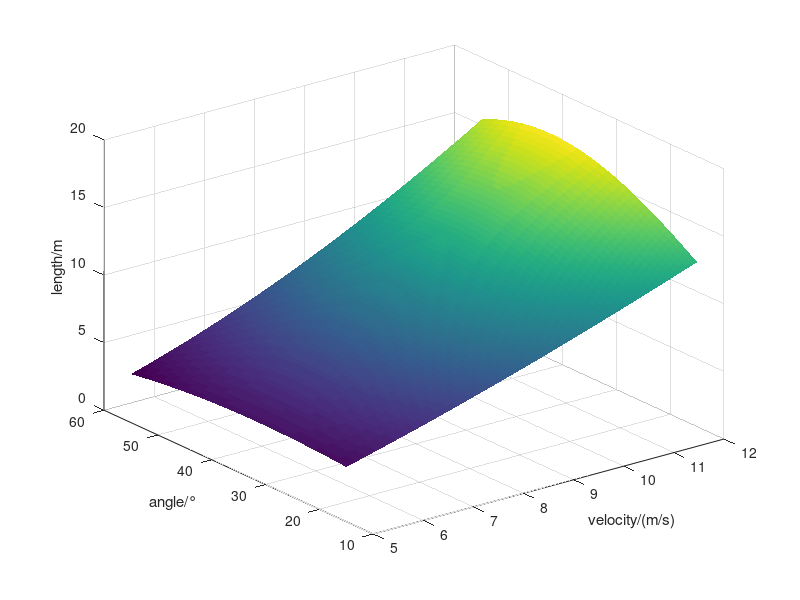

MATLAB code to generate this figure: (Note: this script raises an error after producing the figure.)
% 第二问
% 求解最佳出手角度

clear;
%导入数据
g = 9.81;
Pi = 3.14;
start_velocity= [10.5,10.1,9.9,9.3,9.1,9.9,8.1,8.3,8.2,8.2,8.1,8.0,7.7,7.1,6.9,6.0];
start_angle = [33,34,35,36,31,35,35,32,33,36,35,37,28,35,34,36];
x_length = [13.08,12.36,12.03,10.93,10.28,12.03,8.78,8.99,8.88,8.97,8.78,8.65,7.84,7.22,6.92,5.69];

X = [start_velocity',start_angle'];
Y = x_length';
k0 = 0.5*0.53*1.293*((0.1336/2)^2)*Pi;
%简单模型
%fun = @(p,X)X(:,1).*(cosd(X(:,2))).*((X(:,1).*(sind(X(:,2))))+((X(:,1).*(sind(X(:,2)))).^2+2*p(1)*p(2)).^0.5)/p(1);
%p0 = [9.81,2.4];
%x轴向线性模型，考虑二阶量
fun = @(p,X)X(:,1).*(cosd(X(:,2))).*((X(:,1).*(sind(X(:,2))))+((X(:,1).*(sind(X(:,2)))).^2+2*p(1)*p(2)).^0.5)/p(1) - p(3)*X(:,1).*cosd(X(:,2))/(2*2).*(X(:,1).*(cosd(X(:,2))).*((X(:,1).*(sind(X(:,2))))+((X(:,1).*(sind(X(:,2)))).^2+2*p(1)*p(2)).^0.5)/p(1)).^2;
p0 = [9.81,2.4,0.0048];
opts = statset('nlinfit');
opts.RobustWgtFun = 'bisquare';
%p = nlinfit(X,Y,fun,p0,opts);
LB =[];
UB = [];
options = optimset('MaxFunEvals',800,'MaxIter',500,'TolFun',1.000000e-06);
p = lsqcurvefit(fun,p0,X,Y,LB,UB,options);
%计算拟合值
Y1 = fun(p,X);

%计算MSE
[m , n]= size(Y);
Yc = (Y1 - Y);
MSE = sum(Yc.^2)/m;
%画图
c_velocity=5:0.1:12;
c_angle=15:0.1:55;
[V, A] = meshgrid(c_velocity, c_angle); %生成网格
X_mesh = [V(:), A(:)];
% 计算对应的Z值
L = fun(p, X_mesh);
L = reshape(L, size(V));

% 绘制三维图像
figure;
surf(V, A, L, 'EdgeColor', 'none');
xlabel('velocity/(m/s)');
ylabel('angle/°');
zlabel('length/m');
fig = gcf;
fig.PaperPositionMode = 'auto';
fig_pos = fig.PaperPosition;
fig.PaperSize = [fig_pos(3),fig_pos(4)];
%计算
d = [8.70,36.7];
S1 = fun(p,d);
%最优化计算
velocity = 8;
objective = @(angle) -fun(p,[velocity,angle]);
angle_best = fminbnd(objective, 0, 90, opts);
%绘图
figure;
c_angle=15:0.1:55;
c_velocity = zeros(size(c_angle));
c_velocity(:) = velocity;
L = fun(p, [c_velocity',c_angle']);
plot(c_angle,L,'LineWidth', 2);
xlabel('angle/°');
ylabel('length/m');

hold on;

[maxY, maxIndex] = max(L);
maxX = c_angle(maxIndex);
plot(maxX, maxY, 'ro', 'MarkerFaceColor', 'r');
plot([c_angle(1), maxX], [maxY, maxY], 'k--'); % 从原点到最高点的水平虚线
plot([maxX, maxX], [7, maxY], 'k--'); % 从最高点到 x 轴的垂直虚线
plot(maxX, maxY, 'ro', 'MarkerFaceColor', 'r');
legend('velocity = 8m/s','最佳出手角度点');
labelX = (c_angle(1) + c_angle(350)) / 2;
labelY = (L(250) + L(350)) / 2;
text(labelX, labelY, ['Max: (', num2str(maxX), ', ', num2str(maxY), ')'],'FontSize', 13, 'FontWeight', 'bold');
fig = gcf;
fig.PaperPositionMode = 'auto';
fig_pos = fig.PaperPosition;
fig.PaperSize = [fig_pos(3),fig_pos(4)];